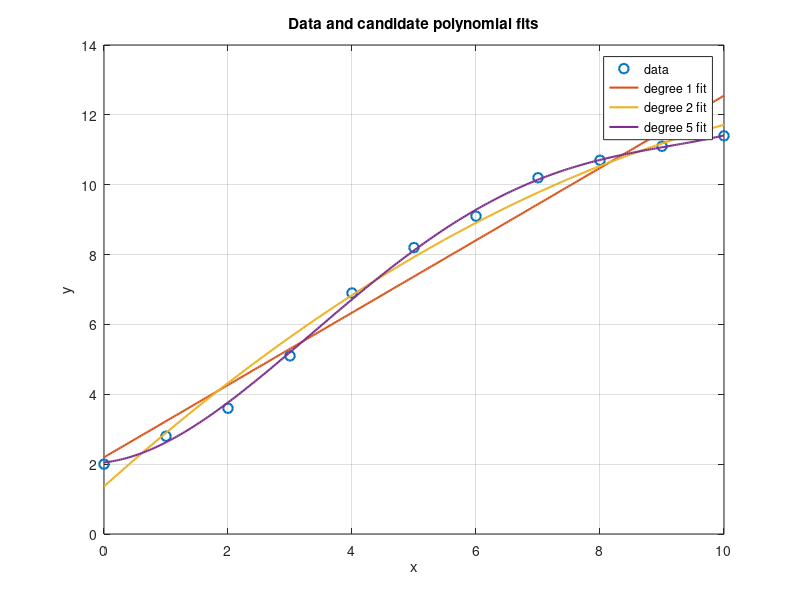
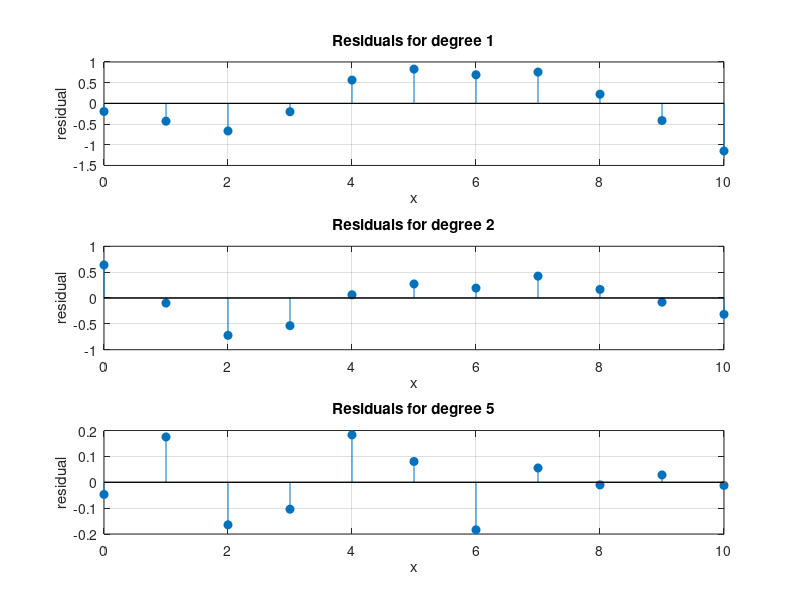

MATLAB code for these plots, in order: (Note: this script raises an error after producing the figures.)
% MATH 346 - Week 3
% Compare polynomial fits with residual checks

clear; clc; close all;

x = [0 1 2 3 4 5 6 7 8 9 10];
y = [2.0 2.8 3.6 5.1 6.9 8.2 9.1 10.2 10.7 11.1 11.4];

degrees = [1 2 5];
x_fine = linspace(min(x), max(x), 300);

rmse_values = zeros(size(degrees));
residual_store = zeros(numel(degrees), numel(x));
legend_entries = {"data"};

figure;
plot(x, y, "o", "MarkerSize", 7, "LineWidth", 1.5);
hold on;

for k = 1:numel(degrees)
    degree = degrees(k);
    p = polyfit(x, y, degree);

    yhat = polyval(p, x);
    residuals = y - yhat;
    rmse_values(k) = sqrt(mean(residuals.^2));
    residual_store(k, :) = residuals;

    y_fine = polyval(p, x_fine);
    plot(x_fine, y_fine, "LineWidth", 1.5);
    legend_entries{end + 1} = sprintf("degree %d fit", degree);
end

hold off;
grid on;
xlabel("x");
ylabel("y");
title("Data and candidate polynomial fits");
legend(legend_entries, "Location", "best");

figure;
for k = 1:numel(degrees)
    subplot(numel(degrees), 1, k);
    stem(x, residual_store(k, :), "filled");
    hold on;
    plot([min(x), max(x)], [0, 0], "k-");
    hold off;
    grid on;
    xlabel("x");
    ylabel("residual");
    title(sprintf("Residuals for degree %d", degrees(k)));
end

rmse_table = table(degrees(:), rmse_values(:), ...
    'VariableNames', {'Degree', 'RMSE'});

disp(rmse_table);

fprintf("Smallest RMSE is not the only model-selection rule.\n");
fprintf("Use the residual plots and the purpose of the model too.\n");
